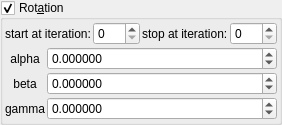
    <widget class="MyGroupBox" name="groupCheck_transf_rotation_enabled_false">
     <property name="title">
      <string>Rot&amp;ation</string>
     </property>
     <property name="checkable">
      <bool>true</bool>
     </property>
     <layout class="QVBoxLayout" name="verticalLayout_9" stretch="0,0">
      <property name="spacing">
       <number>2</number>
      </property>
      <property name="leftMargin">
       <number>2</number>
      </property>
      <property name="topMargin">
       <number>2</number>
      </property>
      <property name="rightMargin">
       <number>2</number>
      </property>
      <property name="bottomMargin">
       <number>2</number>
      </property>
      <item>
       <layout class="QGridLayout" name="gridLayout_84">
        <property name="spacing">
         <number>2</number>
        </property>
        <item row="3" column="0">
         <widget class="QLabel" name="label_76">
          <property name="text">
           <string>start at iteration:</string>
          </property>
         </widget>
        </item>
        <item row="3" column="1">
         <widget class="MySpinBox" name="spinboxInt_transf_start_iterations_R">
          <property name="sizePolicy">
           <sizepolicy hsizetype="Minimum" vsizetype="Maximum">
            <horstretch>0</horstretch>
            <verstretch>0</verstretch>
           </sizepolicy>
          </property>
          <property name="minimum">
           <number>0</number>
          </property>
          <property name="maximum">
           <number>999</number>
          </property>
          <property name="value">
           <number>0</number>
          </property>
         </widget>
        </item>
        <item row="3" column="2">
         <widget class="QLabel" name="label_58">
          <property name="text">
           <string>stop at iteration:</string>
          </property>
         </widget>
        </item>
        <item row="3" column="3">
         <widget class="MySpinBox" name="spinboxInt_transf_stop_iterations_R1">
          <property name="sizePolicy">
           <sizepolicy hsizetype="Preferred" vsizetype="Maximum">
            <horstretch>0</horstretch>
            <verstretch>0</verstretch>
           </sizepolicy>
          </property>
          <property name="maximum">
           <number>999</number>
          </property>
         </widget>
        </item>
       </layout>
      </item>
      <item>
       <layout class="QGridLayout" name="gridLayout_11" columnstretch="0,1">
        <property name="spacing">
         <number>2</number>
        </property>
        <item row="1" column="0">
         <widget class="QLabel" name="label_35">
          <property name="text">
           <string notr="true">alpha</string>
          </property>
          <property name="alignment">
           <set>Qt::AlignCenter</set>
          </property>
         </widget>
        </item>
        <item row="2" column="1">
         <widget class="MyDoubleSpinBox" name="spinboxd3_transf_rotation_y">
          <property name="sizePolicy">
           <sizepolicy hsizetype="Minimum" vsizetype="Maximum">
            <horstretch>0</horstretch>
            <verstretch>0</verstretch>
           </sizepolicy>
          </property>
          <property name="prefix">
           <string/>
          </property>
          <property name="suffix">
           <string/>
          </property>
          <property name="decimals">
           <number>6</number>
          </property>
          <property name="minimum">
           <double>-36000.000000000000000</double>
          </property>
          <property name="maximum">
           <double>36000.000000000000000</double>
          </property>
          <property name="singleStep">
           <double>1.000000000000000</double>
          </property>
         </widget>
        </item>
        <item row="3" column="1">
         <widget class="MyDoubleSpinBox" name="spinboxd3_transf_rotation_z">
          <property name="sizePolicy">
           <sizepolicy hsizetype="Minimum" vsizetype="Maximum">
            <horstretch>0</horstretch>
            <verstretch>0</verstretch>
           </sizepolicy>
          </property>
          <property name="prefix">
           <string/>
          </property>
          <property name="suffix">
           <string/>
          </property>
          <property name="decimals">
           <number>6</number>
          </property>
          <property name="minimum">
           <double>-36000.000000000000000</double>
          </property>
          <property name="maximum">
           <double>36000.000000000000000</double>
          </property>
          <property name="singleStep">
           <double>1.000000000000000</double>
          </property>
         </widget>
        </item>
        <item row="1" column="1">
         <widget class="MyDoubleSpinBox" name="spinboxd3_transf_rotation_x">
          <property name="sizePolicy">
           <sizepolicy hsizetype="Minimum" vsizetype="Maximum">
            <horstretch>0</horstretch>
            <verstretch>0</verstretch>
           </sizepolicy>
          </property>
          <property name="prefix">
           <string/>
          </property>
          <property name="suffix">
           <string/>
          </property>
          <property name="decimals">
           <number>6</number>
          </property>
          <property name="minimum">
           <double>-36000.000000000000000</double>
          </property>
          <property name="maximum">
           <double>36000.000000000000000</double>
          </property>
          <property name="singleStep">
           <double>1.000000000000000</double>
          </property>
         </widget>
        </item>
        <item row="2" column="0">
         <widget class="QLabel" name="label_34">
          <property name="text">
           <string notr="true">beta</string>
          </property>
          <property name="alignment">
           <set>Qt::AlignCenter</set>
          </property>
         </widget>
        </item>
        <item row="3" column="0">
         <widget class="QLabel" name="label_36">
          <property name="text">
           <string notr="true">gamma</string>
          </property>
          <property name="alignment">
           <set>Qt::AlignCenter</set>
          </property>
         </widget>
        </item>
       </layout>
      </item>
     </layout>
    </widget>
